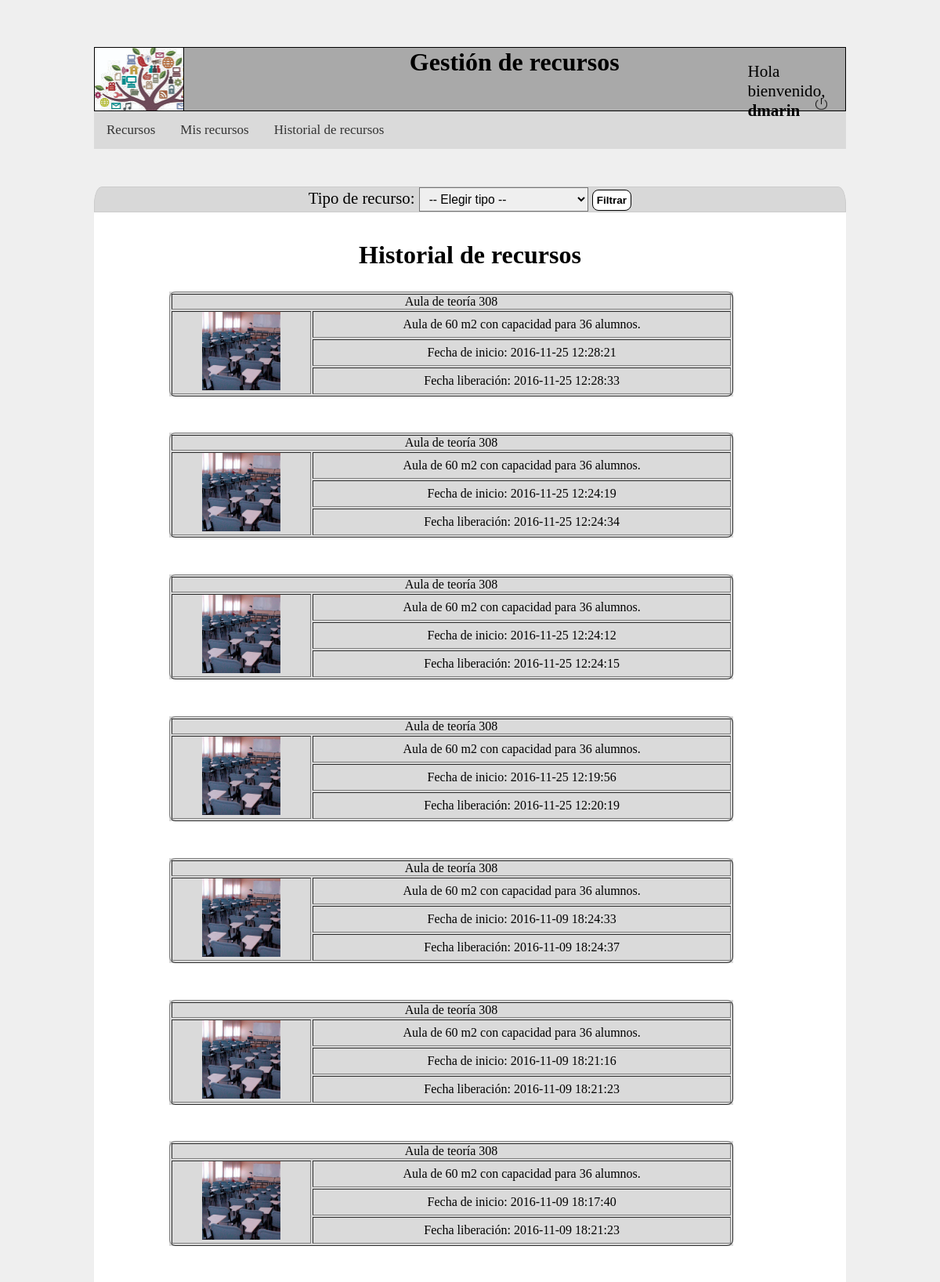
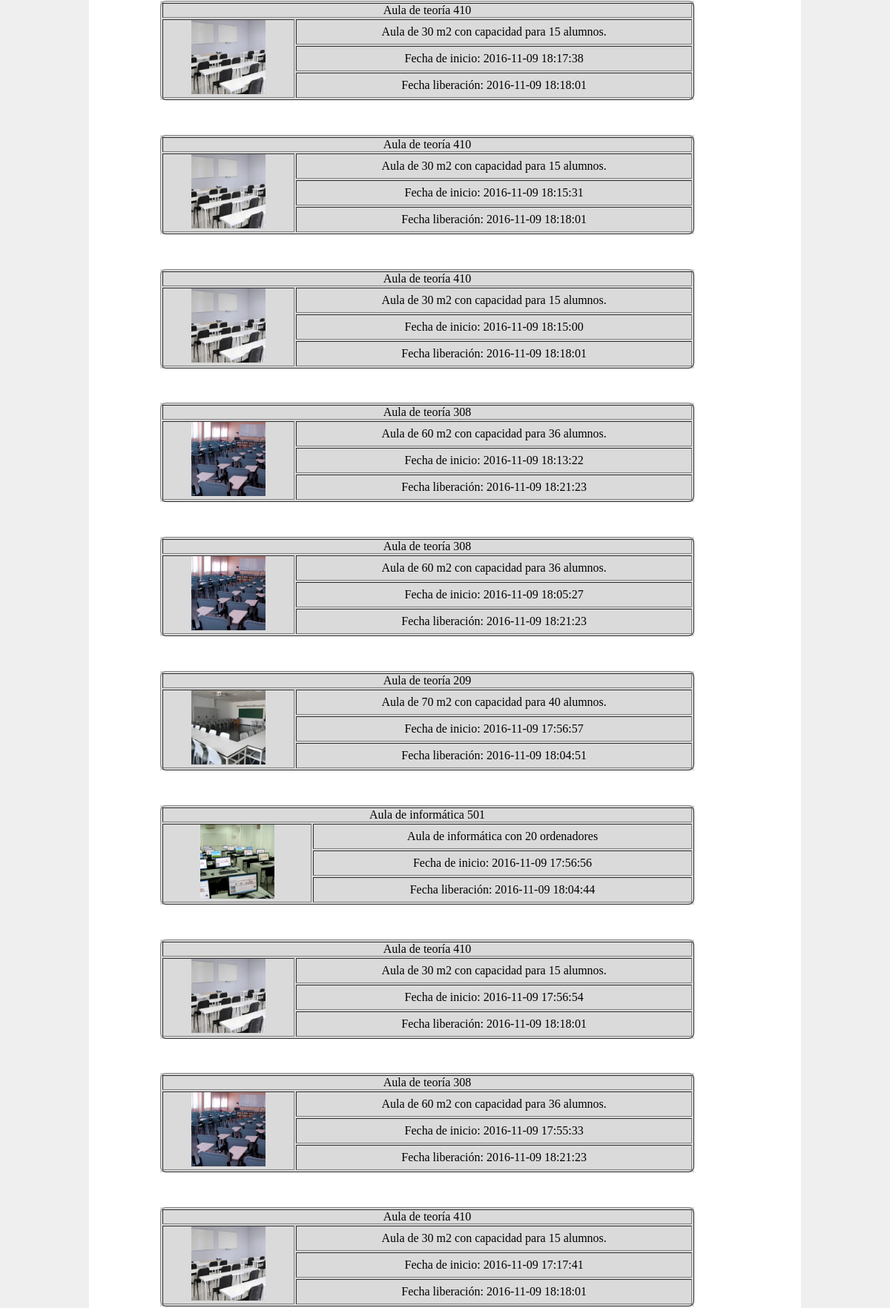
Page /proyecto3/php/historial_recursos.php (signed in, upper part) on the committed database (2 pictures, top to bottom).
### tables this page shows
CREATE TABLE `tbl_usuario` (
  `usu_id` int(3) NOT NULL,
  `usu_nickname` varchar(15) NOT NULL,
  `usu_nombre` varchar(15) NOT NULL,
  `usu_apellido` varchar(15) NOT NULL,
  `usu_correo` varchar(30) NOT NULL,
  `usu_cargo` varchar(15) NOT NULL,
  `usu_contrasena` varchar(15) NOT NULL,
  `usu_estado` varchar(20) NOT NULL DEFAULT 'Alta'
);

CREATE TABLE `tbl_reserva` (
  `res_id` int(4) NOT NULL,
  `res_fechainicio` datetime NOT NULL,
  `res_fechafinal` datetime DEFAULT NULL,
  `res_recursoid` int(2) NOT NULL,
  `res_usuarioid` int(3) NOT NULL
);

CREATE TABLE `tbl_recurso` (
  `rec_id` int(2) NOT NULL,
  `rec_nombre` varchar(30) NOT NULL,
  `rec_foto` varchar(15) NOT NULL,
  `rec_descripcion` varchar(200) NOT NULL,
  `rec_tipoid` int(2) NOT NULL,
  `rec_estado` varchar(15) NOT NULL DEFAULT 'Disponible'
);

### proyecto3/php/historial_recursos.php (the view, shortened to what this page needs)
<?php
		$conexion = mysqli_connect('localhost', 'root', '', 'bd_proyecto2');
		$mysqli = new mysqli("localhost", "root", "", "bd_proyecto2");
		$con =	"SELECT * FROM `tbl_usuario` WHERE `usu_id` = '". $_SESSION["usu_id"] ."'";
		$result	=	mysqli_query($mysqli,$con);
		while ($fila = mysqli_fetch_row($result))
			{
				$usu_nickname	=	$fila[1];
				$usuario = $_SESSION['usu_id'];
			}
		$sql = "SELECT * FROM tbl_tiporecurso ORDER BY tr_id";
		$finalizado_sql =	" SELECT * FROM tbl_reserva INNER JOIN tbl_recurso ON tbl_recurso.rec_id = tbl_reserva.res_recursoid WHERE res_fechafinal IS NOT NULL AND  res_usuarioid='$usuario'";
		extract($_REQUEST);
		$finalizado_sql .= "ORDER BY `tbl_reserva`.`res_id`  DESC";
		$finalizados = mysqli_query($conexion, $finalizado_sql);
		$tipos = mysqli_query($conexion, $sql);
?>
<!DOCTYPE html>
<html>
<head>
	<link rel="stylesheet" type="text/css" href="../css/recursos.css">
</head>
<body>
	<div class="header">
			<div class="logo">
			</div>
			<h1 align="center">Gestión de recursos</h1>
			<div class="profile">
			<p class="welcome">Hola bienvenido, <br /><b>
			<?php echo $usu_nickname; ?></b>
			</p>
			</div>
			<div class="logout">
				<a href="logout.proc.php" onclick="return logout();">
					<img class="img_logout" src="../img/logout_small.png" alt="Cerrar sesión">
				</a>
			</div>
		</div>
<nav>
	<ul class="topnav">
		<li class="li"><a href="recursos.php">Recursos</a></li>
		<li class="li"><a href="misrecursos.php">Mis recursos</a></li>
		<li class="li"><a href="#">Historial de recursos</a></li>
	</ul>
</nav>
<div class="container">
	<?php
	if(mysqli_num_rows($finalizados)>0 && mysqli_num_rows($tipos)>0){
		?>
	<form action="historial_recursos.php" method="get" class="formtipo">
	Tipo de recurso:
		<select name="tr_id">
			<option value="0">-- Elegir tipo --</option>
		</select>
		<input type="submit" name="enviar" value="Filtrar">
	</form>
	<br/>
	<br/>
	<h1>Historial de recursos</h1>
	<br/>
	<?php
		if(mysqli_num_rows($finalizados)>0){
								while($finalizado=mysqli_fetch_array($finalizados)){
									echo "<div class='content_rec'>";
									echo "<table border>";
										echo "<tr>";
											echo "<td colspan='2'>" . $finalizado['rec_nombre'] . "</td>";
										echo "</tr>";
										echo "<tr>";
											echo "<td rowspan='3'><img class='img_recu' src='../img/recursos/".$finalizado['rec_foto']."' width='100'></td>";
											echo "<td>".$finalizado['rec_descripcion']."</td>";
										echo "</tr>";
										echo "<tr>";
											echo "<td>Fecha de inicio: " .$finalizado['res_fechainicio']. "</td>";
										echo "</tr>";
										echo "<tr>";
											echo "<td>Fecha liberación: " .$finalizado['res_fechafinal']. "</td>";
											echo "</tr>";
									echo "</table>";
									echo "</div>";
					}
				}
			} else {
				echo "Aún no has reservado ningun recurso";
			}
		?>
</div>
</body>
</html>

### proyecto3/css/recursos.css (style rules this page uses)
* { margin:0px; padding:0px; }
body { background-color: #EFEFEF; width: 80%; margin: 5% 10%; }
.header { height: 80px; background-color: #A9A9A9; border: solid 1px black; }
.logo { background-image: url("../img/banner_opt.jpg"); height: 100%; width: 11.75%; border-right: solid 1px black; float: left; }
.welcome { position: relative; margin-left: 85%; width: 25%; }
nav { margin: 0; padding: 0; background-color: #DADADA; }
nav ul.topnav { list-style-type: none; overflow: hidden; }
nav ul.topnav li { float: left; }
nav ul.topnav li a { display: inline-block; color: #333; text-align: center; padding: 14px 16px; text-decoration: none; transition: 0.3s; font-size: 17px; }
.profile { width: 20%; margin-left: 70%; margin-top: -2%; font-size: 1.32em; }
.container { background-color: white; width: 100%; border-radius:1em; height: 100%; margin-top: 2%; text-align: center; font-size: 1em; }
.content_rec { margin-top: 1%; margin-bottom: 2%; text-align:center; width: 75%; background-color:#DADADA; margin-left: 10%; }
.content_rec table { width: 100%; border-radius: 8px 8px 8px 8px; }
.formtipo { margin-top: 5%; }
.img_logout { width: 8%; margin-left: 75% }
.logout { width: 20%; position: relative; margin-left: 81%; margin-top: -3%; }
.formtipo { font-size: 1.3em; border: 1px solid #ccc; background-color: #D8D8D8; border-top-left-radius: 0.5em 1em; border-top-right-radius: 0.5em 1em; }
select { padding: 5px 8px; box-shadow: none; background-image: none; font-size:0.75em; }
input { font-weight: bold; cursor: pointer; padding: 5px; border: 1px solid #000; background: #fff; border-radius: 8px 8px 8px 8px; font-size: 0.65em; }

### rows in the picture
tbl_usuario: usu_nickname "dmarin"
tbl_reserva: tbl_recurso.rec_nombre "Aula de teoría 308", tbl_recurso.rec_foto (picture), tbl_recurso.rec_descripcion "Aula de 60 m2 con capacidad para 36 alumnos.", res_fechainicio "2016-11-25 12:28:21", res_fechafinal "2016-11-25 12:28:33"
tbl_reserva: tbl_recurso.rec_nombre "Aula de teoría 308", tbl_recurso.rec_foto (picture), tbl_recurso.rec_descripcion "Aula de 60 m2 con capacidad para 36 alumnos.", res_fechainicio "2016-11-25 12:24:19", res_fechafinal "2016-11-25 12:24:34"
tbl_reserva: tbl_recurso.rec_nombre "Aula de teoría 308", tbl_recurso.rec_foto (picture), tbl_recurso.rec_descripcion "Aula de 60 m2 con capacidad para 36 alumnos.", res_fechainicio "2016-11-25 12:24:12", res_fechafinal "2016-11-25 12:24:15"
tbl_reserva: tbl_recurso.rec_nombre "Aula de teoría 308", tbl_recurso.rec_foto (picture), tbl_recurso.rec_descripcion "Aula de 60 m2 con capacidad para 36 alumnos.", res_fechainicio "2016-11-25 12:19:56", res_fechafinal "2016-11-25 12:20:19"
tbl_reserva: tbl_recurso.rec_nombre "Aula de teoría 308", tbl_recurso.rec_foto (picture), tbl_recurso.rec_descripcion "Aula de 60 m2 con capacidad para 36 alumnos.", res_fechainicio "2016-11-09 18:24:33", res_fechafinal "2016-11-09 18:24:37"
tbl_reserva: tbl_recurso.rec_nombre "Aula de teoría 308", tbl_recurso.rec_foto (picture), tbl_recurso.rec_descripcion "Aula de 60 m2 con capacidad para 36 alumnos.", res_fechainicio "2016-11-09 18:21:16", res_fechafinal "2016-11-09 18:21:23"
tbl_reserva: tbl_recurso.rec_nombre "Aula de teoría 308", tbl_recurso.rec_foto (picture), tbl_recurso.rec_descripcion "Aula de 60 m2 con capacidad para 36 alumnos.", res_fechainicio "2016-11-09 18:17:40", res_fechafinal "2016-11-09 18:21:23"
tbl_reserva: tbl_recurso.rec_nombre "Aula de teoría 410", tbl_recurso.rec_foto (picture), tbl_recurso.rec_descripcion "Aula de 30 m2 con capacidad para 15 alumnos.", res_fechainicio "2016-11-09 18:17:38", res_fechafinal "2016-11-09 18:18:01"
tbl_reserva: tbl_recurso.rec_nombre "Aula de teoría 410", tbl_recurso.rec_foto (picture), tbl_recurso.rec_descripcion "Aula de 30 m2 con capacidad para 15 alumnos.", res_fechainicio "2016-11-09 18:15:31", res_fechafinal "2016-11-09 18:18:01"
tbl_reserva: tbl_recurso.rec_nombre "Aula de teoría 410", tbl_recurso.rec_foto (picture), tbl_recurso.rec_descripcion "Aula de 30 m2 con capacidad para 15 alumnos.", res_fechainicio "2016-11-09 18:15:00", res_fechafinal "2016-11-09 18:18:01"
tbl_reserva: tbl_recurso.rec_nombre "Aula de teoría 308", tbl_recurso.rec_foto (picture), tbl_recurso.rec_descripcion "Aula de 60 m2 con capacidad para 36 alumnos.", res_fechainicio "2016-11-09 18:13:22", res_fechafinal "2016-11-09 18:21:23"
tbl_reserva: tbl_recurso.rec_nombre "Aula de teoría 308", tbl_recurso.rec_foto (picture), tbl_recurso.rec_descripcion "Aula de 60 m2 con capacidad para 36 alumnos.", res_fechainicio "2016-11-09 18:05:27", res_fechafinal "2016-11-09 18:21:23"
tbl_reserva: tbl_recurso.rec_nombre "Aula de teoría 209", tbl_recurso.rec_foto (picture), tbl_recurso.rec_descripcion "Aula de 70 m2 con capacidad para 40 alumnos.", res_fechainicio "2016-11-09 17:56:57", res_fechafinal "2016-11-09 18:04:51"
tbl_reserva: tbl_recurso.rec_nombre "Aula de informática 501", tbl_recurso.rec_foto (picture), tbl_recurso.rec_descripcion "Aula de informática con 20 ordenadores", res_fechainicio "2016-11-09 17:56:56", res_fechafinal "2016-11-09 18:04:44"
tbl_reserva: tbl_recurso.rec_nombre "Aula de teoría 410", tbl_recurso.rec_foto (picture), tbl_recurso.rec_descripcion "Aula de 30 m2 con capacidad para 15 alumnos.", res_fechainicio "2016-11-09 17:56:54", res_fechafinal "2016-11-09 18:18:01"
tbl_reserva: tbl_recurso.rec_nombre "Aula de teoría 308", tbl_recurso.rec_foto (picture), tbl_recurso.rec_descripcion "Aula de 60 m2 con capacidad para 36 alumnos.", res_fechainicio "2016-11-09 17:55:33", res_fechafinal "2016-11-09 18:21:23"
tbl_reserva: tbl_recurso.rec_nombre "Aula de teoría 410", tbl_recurso.rec_foto (picture), tbl_recurso.rec_descripcion "Aula de 30 m2 con capacidad para 15 alumnos.", res_fechainicio "2016-11-09 17:17:41", res_fechafinal "2016-11-09 18:18:01"
